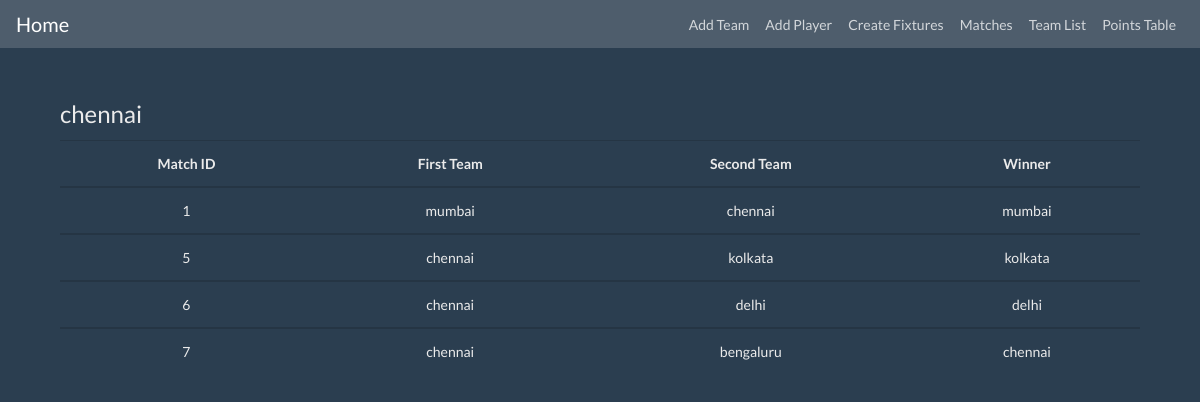
The app's page /single_matches/2/, older data.
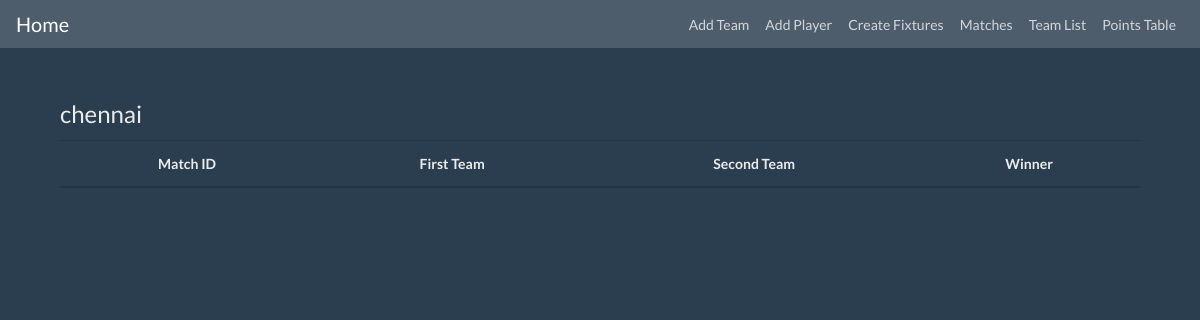
The same page, newer data.
### cricapp/models.py (models this page shows, shortened)
class Matches(models.Model):
    first_team = models.ForeignKey(Team,on_delete=models.CASCADE,related_name='first_team')
    second_team = models.ForeignKey(Team,on_delete=models.CASCADE,related_name='second_team')
    winner = models.ForeignKey(Team,on_delete=models.CASCADE,related_name='team_winner')

class Team(models.Model):
    team_id = models.CharField(max_length=10,primary_key=True)
    team_name = models.CharField(max_length=30)
    team_logo = models.FileField()
    club_state = models.CharField(max_length=25)

### cricapp/views.py (the view)
# urls.py: path('single_matches/<team_id>/',views.single_matches,name="single_matches"),
def single_matches(request,team_id):
    team_matches = Matches.objects.filter(Q(first_team__team_id=team_id) | Q(second_team__team_id=team_id)).order_by('id')
    team_name = Team.objects.get(team_id=team_id)
    return render(request,'single_matches.html',{'objects_list':team_matches,'team_name':team_name})

### cricapp/templates/single_matches.html
{% extends 'base.html' %}
{% block content %}
	<div class="container">
		<div class="mt-5 mb-5">
			<legend>{{team_name.team_name}}</legend>
			<table class="table table-hover text-center">
				<thead>
				<tr>
                    <th scope="col">Match ID</th>
                    <th scope="col">First Team</th>
					<th scope="col">Second Team</th>
					<th scope="col">Winner</th>
				</tr>
				</thead>
				{% for data in objects_list %}
				<tbody>
				<tr>
                    <td>{{data.id}}</td>
                    <td>{{data.first_team.team_name}}</td>
                    <td>{{data.second_team.team_name}}</td>
                    <td>{{data.winner.team_name}}</td>
				</tr>
				</tbody>
				{% endfor %}
			</table>
		</div>
	</div>
{% endblock %}

Row changes from the older to the newer data that the page shows:
removed Matches: id "1", first_team.team_name "mumbai", second_team.team_name "chennai", winner.team_name "mumbai"
removed Matches: id "5", first_team.team_name "chennai", second_team.team_name "kolkata", winner.team_name "kolkata"
removed Matches: id "6", first_team.team_name "chennai", second_team.team_name "delhi", winner.team_name "delhi"
removed Matches: id "7", first_team.team_name "chennai", second_team.team_name "bengaluru", winner.team_name "chennai"
